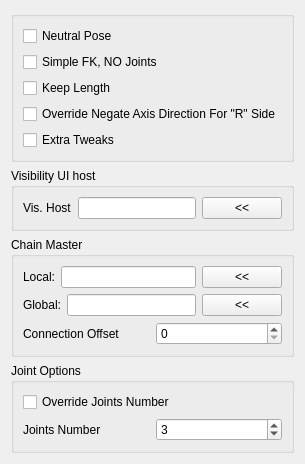
<?xml version="1.0" encoding="UTF-8"?>
<ui version="4.0">
 <class>Form</class>
 <widget class="QWidget" name="Form">
  <property name="geometry">
   <rect>
    <x>0</x>
    <y>0</y>
    <width>302</width>
    <height>426</height>
   </rect>
  </property>
  <property name="windowTitle">
   <string>Form</string>
  </property>
  <layout class="QGridLayout" name="gridLayout">
   <item row="4" column="0">
    <spacer name="verticalSpacer">
     <property name="orientation">
      <enum>Qt::Vertical</enum>
     </property>
     <property name="sizeHint" stdset="0">
      <size>
       <width>20</width>
       <height>40</height>
      </size>
     </property>
    </spacer>
   </item>
   <item row="3" column="0">
    <widget class="QGroupBox" name="groupBox_2">
     <property name="title">
      <string>Joint Options</string>
     </property>
     <layout class="QGridLayout" name="gridLayout_3">
      <item row="0" column="0">
       <widget class="QCheckBox" name="overrideJntNb_checkBox">
        <property name="text">
         <string notr="true">Override Joints Number</string>
        </property>
       </widget>
      </item>
      <item row="1" column="0">
       <layout class="QHBoxLayout" name="horizontalLayout">
        <item>
         <widget class="QLabel" name="jntNb_label">
          <property name="text">
           <string>Joints Number</string>
          </property>
         </widget>
        </item>
        <item>
         <widget class="QSpinBox" name="jntNb_spinBox">
          <property name="minimum">
           <number>1</number>
          </property>
          <property name="value">
           <number>3</number>
          </property>
         </widget>
        </item>
       </layout>
      </item>
     </layout>
    </widget>
   </item>
   <item row="2" column="0">
    <widget class="QGroupBox" name="groupBox_3">
     <property name="sizePolicy">
      <sizepolicy hsizetype="Minimum" vsizetype="Minimum">
       <horstretch>0</horstretch>
       <verstretch>0</verstretch>
      </sizepolicy>
     </property>
     <property name="title">
      <string>Chain Master</string>
     </property>
     <layout class="QGridLayout" name="gridLayout_4">
      <item row="1" column="0">
       <layout class="QHBoxLayout" name="horizontalLayout_4">
        <item>
         <widget class="QLabel" name="label_3">
          <property name="text">
           <string>Global:</string>
          </property>
         </widget>
        </item>
        <item>
         <widget class="QLineEdit" name="masterGlobal_lineEdit"/>
        </item>
        <item>
         <widget class="QPushButton" name="masterGlobal_pushButton">
          <property name="text">
           <string>&lt;&lt;</string>
          </property>
         </widget>
        </item>
       </layout>
      </item>
      <item row="0" column="0">
       <layout class="QHBoxLayout" name="horizontalLayout_2">
        <item>
         <widget class="QLabel" name="label">
          <property name="text">
           <string>Local:</string>
          </property>
         </widget>
        </item>
        <item>
         <widget class="QLineEdit" name="masterLocal_lineEdit"/>
        </item>
        <item>
         <widget class="QPushButton" name="masterLocal_pushButton">
          <property name="text">
           <string>&lt;&lt;</string>
          </property>
         </widget>
        </item>
       </layout>
      </item>
      <item row="2" column="0">
       <layout class="QHBoxLayout" name="horizontalLayout_5">
        <item>
         <widget class="QLabel" name="jntNb_label_2">
          <property name="text">
           <string>Connection Offset</string>
          </property>
         </widget>
        </item>
        <item>
         <widget class="QSpinBox" name="cnxOffset_spinBox">
          <property name="toolTip">
           <string>&lt;html&gt;&lt;head/&gt;&lt;body&gt;&lt;p&gt;Index value to offset the connection between the Master chains and the slave chain. For example if the slave chain need to start the rotation from the second segment of the master chain, the offset will be 1.&lt;/p&gt;&lt;p&gt;&lt;span style=&quot; font-weight:600;&quot;&gt;WARNING&lt;/span&gt;: If connection is out of index, will fallback to connect to the latest section in the master&lt;/p&gt;&lt;/body&gt;&lt;/html&gt;</string>
          </property>
          <property name="minimum">
           <number>0</number>
          </property>
          <property name="maximum">
           <number>9999</number>
          </property>
          <property name="value">
           <number>0</number>
          </property>
         </widget>
        </item>
       </layout>
      </item>
     </layout>
    </widget>
   </item>
   <item row="0" column="0">
    <widget class="QGroupBox" name="groupBox">
     <property name="title">
      <string/>
     </property>
     <layout class="QGridLayout" name="gridLayout_2">
      <item row="0" column="0">
       <layout class="QVBoxLayout" name="verticalLayout">
        <item>
         <widget class="QCheckBox" name="neutralPose_checkBox">
          <property name="text">
           <string notr="true">Neutral Pose</string>
          </property>
         </widget>
        </item>
        <item>
         <widget class="QCheckBox" name="simpleFK_checkBox">
          <property name="text">
           <string notr="true">Simple FK, NO Joints</string>
          </property>
         </widget>
        </item>
        <item>
         <widget class="QCheckBox" name="keepLength_checkBox">
          <property name="text">
           <string notr="true">Keep Length</string>
          </property>
         </widget>
        </item>
        <item>
         <widget class="QCheckBox" name="overrideNegate_checkBox">
          <property name="text">
           <string notr="true">Override Negate Axis Direction For &quot;R&quot; Side</string>
          </property>
         </widget>
        </item>
        <item>
         <widget class="QCheckBox" name="extraTweak_checkBox">
          <property name="text">
           <string notr="true">Extra Tweaks</string>
          </property>
         </widget>
        </item>
       </layout>
      </item>
     </layout>
    </widget>
   </item>
   <item row="1" column="0">
    <widget class="QGroupBox" name="groupBox_4">
     <property name="sizePolicy">
      <sizepolicy hsizetype="Minimum" vsizetype="Minimum">
       <horstretch>0</horstretch>
       <verstretch>0</verstretch>
      </sizepolicy>
     </property>
     <property name="title">
      <string>Visibility UI host</string>
     </property>
     <layout class="QGridLayout" name="gridLayout_5">
      <item row="0" column="0">
       <layout class="QHBoxLayout" name="horizontalLayout_3">
        <item>
         <widget class="QLabel" name="label_2">
          <property name="text">
           <string>Vis. Host</string>
          </property>
         </widget>
        </item>
        <item>
         <widget class="QLineEdit" name="visHost_lineEdit">
          <property name="toolTip">
           <string>&lt;html&gt;&lt;head/&gt;&lt;body&gt;&lt;p&gt;In some situations the visibility channel controls  for FK and IK controls needs to be separated of the other component control channels.&lt;/p&gt;&lt;p&gt;If a host is set here will use this host as UI host for visibility channels. If nothing is set will use the regular UI host configuration.&lt;/p&gt;&lt;/body&gt;&lt;/html&gt;</string>
          </property>
         </widget>
        </item>
        <item>
         <widget class="QPushButton" name="visHost_pushButton">
          <property name="toolTip">
           <string>&lt;html&gt;&lt;head/&gt;&lt;body&gt;&lt;p&gt;In some situations the visibility channel controls  for FK and IK controls needs to be separated of the other component control channels.&lt;/p&gt;&lt;p&gt;If a host is set here will use this host as UI host for visibility channels. If nothing is set will use the regular UI host configuration.&lt;/p&gt;&lt;/body&gt;&lt;/html&gt;</string>
          </property>
          <property name="text">
           <string>&lt;&lt;</string>
          </property>
         </widget>
        </item>
       </layout>
      </item>
     </layout>
    </widget>
   </item>
  </layout>
 </widget>
 <resources/>
 <connections/>
</ui>
